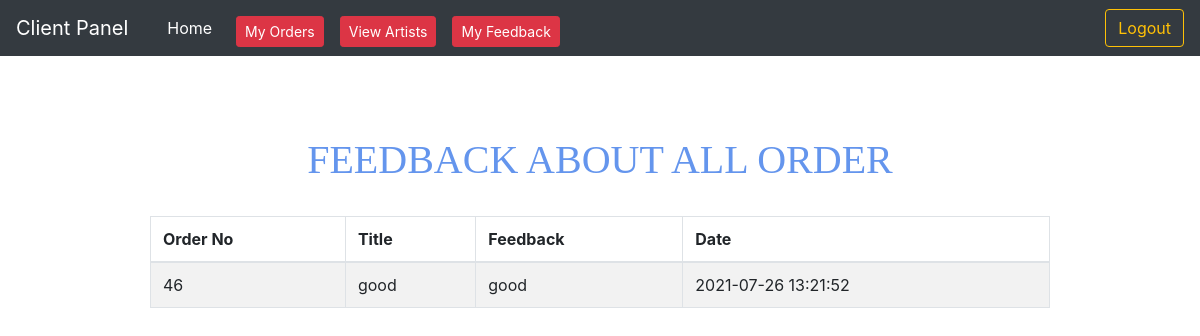
/client/myfeedback.php (signed in), run on the app's committed database.
### tables this page shows
CREATE TABLE `feedback` (
  `feedback_id` int(50) NOT NULL,
  `feedback_user` int(50) NOT NULL,
  `buyer_order` int(10) NOT NULL,
  `title` varchar(100) NOT NULL,
  `feedback_comment` text NOT NULL,
  `feedback_date` datetime NOT NULL
);

### client/myfeedback.php (the view, shortened to what this page needs)
<?php
include "../header/client-header.php";
?>
<!DOCTYPE html>
<html>
<head>
	<link rel="stylesheet" href="https://maxcdn.bootstrapcdn.com/bootstrap/4.0.0/css/bootstrap.min.css">
	<link rel="stylesheet" href="style/style.css">
</head>
<body>
	<br><br><br>
	<center>
	<h1>Feedback About All Order</h1>
	<br>
				<table class=" table table-striped table-bordered w-75">
					<thead>
				<tr>
				<th>Order No</th>
				<th>Title</th>
				<th>Feedback</th>
				<th>Date</th>
				</tr>
				</thead>
				<?php
				include('../database.php');
				$userid=$_SESSION['client_id'];
				$query="SELECT * FROM feedback WHERE feedback_user='$userid'";
				$results=mysqli_query($connection,$query);
					if($results){
						if(mysqli_num_rows($results)>0){
						while($row = mysqli_fetch_object($results))
						{
							$order   = $row->buyer_order;
							$title   = $row->title;
							$comment   = $row->feedback_comment;
							$commentdate   = $row->feedback_date;
				?>
				<tbody>
				<tr>
				<td><?php echo $order; ?></td>
				<td><?php echo $title; ?></td>
				<td><?php echo $comment; ?></td>
				<td><?php echo $commentdate; ?></td>
				</tr>
				</tbody>
				<?php }}}else{ echo mysqli_error($connection);} ?>
				</table>
		</center>

### client/myfeedback.php (style rules this page uses)
h1 { text-align: center; text-transform: uppercase; color: cornflowerblue; margin-top: 8px; font-family: ui-sans-serif; }

### data on the page
feedback: buyer_order "46", title "good", feedback_comment "good", feedback_date "2021-07-26 13:21:52"
